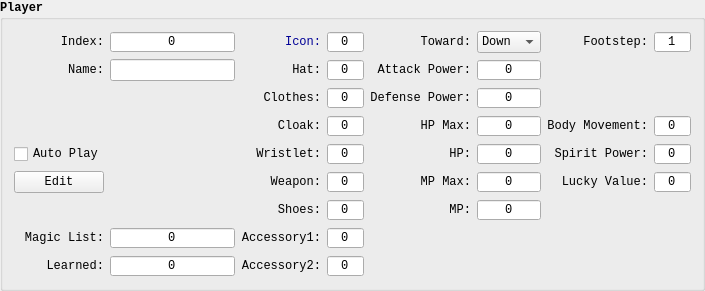
      <widget class="QGroupBox" name="playerBox">
       <property name="font">
        <font>
         <family>Consolas</family>
         <pointsize>9</pointsize>
         <bold>true</bold>
        </font>
       </property>
       <property name="contextMenuPolicy">
        <enum>Qt::CustomContextMenu</enum>
       </property>
       <property name="styleSheet">
        <string notr="true">#playerBox {
	color: rgb(0, 0, 150);
	font-weight: bold;
}</string>
       </property>
       <property name="title">
        <string>Player</string>
       </property>
       <layout class="QGridLayout" name="playerLayout">
        <item row="2" column="1" rowspan="4">
         <widget class="IconView" name="playerIconView" native="true">
          <property name="minimumSize">
           <size>
            <width>100</width>
            <height>100</height>
           </size>
          </property>
          <property name="maximumSize">
           <size>
            <width>100</width>
            <height>100</height>
           </size>
          </property>
          <property name="font">
           <font>
            <family>Consolas</family>
            <bold>false</bold>
           </font>
          </property>
         </widget>
        </item>
        <item row="5" column="8">
         <widget class="QLabel" name="playerLuckyValueLbl">
          <property name="font">
           <font>
            <family>Consolas</family>
            <pointsize>9</pointsize>
            <bold>false</bold>
           </font>
          </property>
          <property name="text">
           <string>Lucky Value:</string>
          </property>
          <property name="alignment">
           <set>Qt::AlignRight|Qt::AlignTrailing|Qt::AlignVCenter</set>
          </property>
         </widget>
        </item>
        <item row="6" column="3">
         <widget class="QSpinBox" name="playerShoes">
          <property name="font">
           <font>
            <family>Consolas</family>
            <pointsize>9</pointsize>
            <bold>false</bold>
           </font>
          </property>
          <property name="alignment">
           <set>Qt::AlignCenter</set>
          </property>
          <property name="buttonSymbols">
           <enum>QAbstractSpinBox::NoButtons</enum>
          </property>
         </widget>
        </item>
        <item row="4" column="2">
         <widget class="QLabel" name="playerWristletLbl">
          <property name="font">
           <font>
            <family>Consolas</family>
            <pointsize>9</pointsize>
            <bold>false</bold>
           </font>
          </property>
          <property name="text">
           <string>Wristlet:</string>
          </property>
          <property name="alignment">
           <set>Qt::AlignRight|Qt::AlignTrailing|Qt::AlignVCenter</set>
          </property>
         </widget>
        </item>
        <item row="1" column="5">
         <widget class="QSpinBox" name="playerAttackPower">
          <property name="font">
           <font>
            <family>Consolas</family>
            <pointsize>9</pointsize>
            <bold>false</bold>
           </font>
          </property>
          <property name="alignment">
           <set>Qt::AlignCenter</set>
          </property>
          <property name="buttonSymbols">
           <enum>QAbstractSpinBox::NoButtons</enum>
          </property>
          <property name="maximum">
           <number>9999</number>
          </property>
         </widget>
        </item>
        <item row="8" column="2">
         <widget class="QLabel" name="playerAccessory2Lbl">
          <property name="font">
           <font>
            <family>Consolas</family>
            <pointsize>9</pointsize>
            <bold>false</bold>
           </font>
          </property>
          <property name="text">
           <string>Accessory2:</string>
          </property>
          <property name="alignment">
           <set>Qt::AlignRight|Qt::AlignTrailing|Qt::AlignVCenter</set>
          </property>
         </widget>
        </item>
        <item row="0" column="2">
         <widget class="QLabel" name="playerIconLbl">
          <property name="font">
           <font>
            <family>Consolas</family>
            <pointsize>9</pointsize>
            <bold>false</bold>
           </font>
          </property>
          <property name="styleSheet">
           <string notr="true">QLabel{ color: rgb(0, 0, 150); }</string>
          </property>
          <property name="text">
           <string>Icon:</string>
          </property>
          <property name="alignment">
           <set>Qt::AlignRight|Qt::AlignTrailing|Qt::AlignVCenter</set>
          </property>
         </widget>
        </item>
        <item row="3" column="9">
         <widget class="QSpinBox" name="playerBodyMovement">
          <property name="font">
           <font>
            <family>Consolas</family>
            <pointsize>9</pointsize>
            <bold>false</bold>
           </font>
          </property>
          <property name="alignment">
           <set>Qt::AlignCenter</set>
          </property>
          <property name="buttonSymbols">
           <enum>QAbstractSpinBox::NoButtons</enum>
          </property>
          <property name="maximum">
           <number>255</number>
          </property>
         </widget>
        </item>
        <item row="7" column="3">
         <widget class="QSpinBox" name="playerAccessory1">
          <property name="font">
           <font>
            <family>Consolas</family>
            <pointsize>9</pointsize>
            <bold>false</bold>
           </font>
          </property>
          <property name="alignment">
           <set>Qt::AlignCenter</set>
          </property>
          <property name="buttonSymbols">
           <enum>QAbstractSpinBox::NoButtons</enum>
          </property>
         </widget>
        </item>
        <item row="7" column="2">
         <widget class="QLabel" name="playerAccessory1Lbl">
          <property name="font">
           <font>
            <family>Consolas</family>
            <pointsize>9</pointsize>
            <bold>false</bold>
           </font>
          </property>
          <property name="text">
           <string>Accessory1:</string>
          </property>
          <property name="alignment">
           <set>Qt::AlignRight|Qt::AlignTrailing|Qt::AlignVCenter</set>
          </property>
         </widget>
        </item>
        <item row="8" column="1">
         <widget class="QSpinBox" name="playerLearned">
          <property name="font">
           <font>
            <family>Consolas</family>
            <pointsize>9</pointsize>
            <bold>false</bold>
           </font>
          </property>
          <property name="alignment">
           <set>Qt::AlignCenter</set>
          </property>
          <property name="buttonSymbols">
           <enum>QAbstractSpinBox::NoButtons</enum>
          </property>
         </widget>
        </item>
        <item row="0" column="1">
         <widget class="QSpinBox" name="playerIdx">
          <property name="font">
           <font>
            <family>Consolas</family>
            <pointsize>9</pointsize>
            <bold>false</bold>
           </font>
          </property>
          <property name="alignment">
           <set>Qt::AlignCenter</set>
          </property>
          <property name="buttonSymbols">
           <enum>QAbstractSpinBox::NoButtons</enum>
          </property>
          <property name="maximum">
           <number>255</number>
          </property>
         </widget>
        </item>
        <item row="5" column="2">
         <widget class="QLabel" name="playerWeaponLbl">
          <property name="font">
           <font>
            <family>Consolas</family>
            <pointsize>9</pointsize>
            <bold>false</bold>
           </font>
          </property>
          <property name="text">
           <string>Weapon:</string>
          </property>
          <property name="alignment">
           <set>Qt::AlignRight|Qt::AlignTrailing|Qt::AlignVCenter</set>
          </property>
         </widget>
        </item>
        <item row="3" column="2">
         <widget class="QLabel" name="playerCloakLbl">
          <property name="font">
           <font>
            <family>Consolas</family>
            <pointsize>9</pointsize>
            <bold>false</bold>
           </font>
          </property>
          <property name="text">
           <string>Cloak:</string>
          </property>
          <property name="alignment">
           <set>Qt::AlignRight|Qt::AlignTrailing|Qt::AlignVCenter</set>
          </property>
         </widget>
        </item>
        <item row="4" column="9">
         <widget class="QSpinBox" name="playerSpiritPower">
          <property name="font">
           <font>
            <family>Consolas</family>
            <pointsize>9</pointsize>
            <bold>false</bold>
           </font>
          </property>
          <property name="alignment">
           <set>Qt::AlignCenter</set>
          </property>
          <property name="buttonSymbols">
           <enum>QAbstractSpinBox::NoButtons</enum>
          </property>
          <property name="maximum">
           <number>255</number>
          </property>
         </widget>
        </item>
        <item row="0" column="3">
         <widget class="QSpinBox" name="playerIcon">
          <property name="font">
           <font>
            <family>Consolas</family>
            <pointsize>9</pointsize>
            <bold>false</bold>
           </font>
          </property>
          <property name="alignment">
           <set>Qt::AlignCenter</set>
          </property>
          <property name="buttonSymbols">
           <enum>QAbstractSpinBox::NoButtons</enum>
          </property>
          <property name="maximum">
           <number>255</number>
          </property>
         </widget>
        </item>
        <item row="5" column="9">
         <widget class="QSpinBox" name="playerLuckyValue">
          <property name="font">
           <font>
            <family>Consolas</family>
            <pointsize>9</pointsize>
            <bold>false</bold>
           </font>
          </property>
          <property name="alignment">
           <set>Qt::AlignCenter</set>
          </property>
          <property name="buttonSymbols">
           <enum>QAbstractSpinBox::NoButtons</enum>
          </property>
          <property name="maximum">
           <number>255</number>
          </property>
         </widget>
        </item>
        <item row="1" column="3">
         <widget class="QSpinBox" name="playerHat">
          <property name="font">
           <font>
            <family>Consolas</family>
            <pointsize>9</pointsize>
            <bold>false</bold>
           </font>
          </property>
          <property name="alignment">
           <set>Qt::AlignCenter</set>
          </property>
          <property name="buttonSymbols">
           <enum>QAbstractSpinBox::NoButtons</enum>
          </property>
         </widget>
        </item>
        <item row="2" column="5">
         <widget class="QSpinBox" name="playerDefensePower">
          <property name="font">
           <font>
            <family>Consolas</family>
            <pointsize>9</pointsize>
            <bold>false</bold>
           </font>
          </property>
          <property name="alignment">
           <set>Qt::AlignCenter</set>
          </property>
          <property name="buttonSymbols">
           <enum>QAbstractSpinBox::NoButtons</enum>
          </property>
          <property name="maximum">
           <number>9999</number>
          </property>
         </widget>
        </item>
        <item row="0" column="0">
         <widget class="QLabel" name="playerIdxLbl">
          <property name="font">
           <font>
            <family>Consolas</family>
            <pointsize>9</pointsize>
            <bold>false</bold>
           </font>
          </property>
          <property name="text">
           <string>Index:</string>
          </property>
          <property name="alignment">
           <set>Qt::AlignRight|Qt::AlignTrailing|Qt::AlignVCenter</set>
          </property>
         </widget>
        </item>
        <item row="3" column="3">
         <widget class="QSpinBox" name="playerCloak">
          <property name="font">
           <font>
            <family>Consolas</family>
            <pointsize>9</pointsize>
            <bold>false</bold>
           </font>
          </property>
          <property name="alignment">
           <set>Qt::AlignCenter</set>
          </property>
          <property name="buttonSymbols">
           <enum>QAbstractSpinBox::NoButtons</enum>
          </property>
         </widget>
        </item>
        <item row="5" column="5">
         <widget class="QSpinBox" name="playerMpMax">
          <property name="font">
           <font>
            <family>Consolas</family>
            <pointsize>9</pointsize>
            <bold>false</bold>
           </font>
          </property>
          <property name="alignment">
           <set>Qt::AlignCenter</set>
          </property>
          <property name="buttonSymbols">
           <enum>QAbstractSpinBox::NoButtons</enum>
          </property>
          <property name="maximum">
           <number>999</number>
          </property>
         </widget>
        </item>
        <item row="4" column="3">
         <widget class="QSpinBox" name="playerWristlet">
          <property name="font">
           <font>
            <family>Consolas</family>
            <pointsize>9</pointsize>
            <bold>false</bold>
           </font>
          </property>
          <property name="alignment">
           <set>Qt::AlignCenter</set>
          </property>
          <property name="buttonSymbols">
           <enum>QAbstractSpinBox::NoButtons</enum>
          </property>
         </widget>
        </item>
        <item row="3" column="8">
         <widget class="QLabel" name="playerBodyMovementLbl">
          <property name="font">
           <font>
            <family>Consolas</family>
            <pointsize>9</pointsize>
            <bold>false</bold>
           </font>
          </property>
          <property name="text">
           <string>Body Movement:</string>
          </property>
          <property name="alignment">
           <set>Qt::AlignRight|Qt::AlignTrailing|Qt::AlignVCenter</set>
          </property>
         </widget>
        </item>
        <item row="2" column="3">
         <widget class="QSpinBox" name="playerClothes">
          <property name="font">
           <font>
            <family>Consolas</family>
            <pointsize>9</pointsize>
            <bold>false</bold>
           </font>
          </property>
          <property name="alignment">
           <set>Qt::AlignCenter</set>
          </property>
          <property name="buttonSymbols">
           <enum>QAbstractSpinBox::NoButtons</enum>
          </property>
         </widget>
        </item>
        <item row="4" column="5">
         <widget class="QSpinBox" name="playerHp">
          <property name="font">
           <font>
            <family>Consolas</family>
            <pointsize>9</pointsize>
            <bold>false</bold>
           </font>
          </property>
          <property name="alignment">
           <set>Qt::AlignCenter</set>
          </property>
          <property name="buttonSymbols">
           <enum>QAbstractSpinBox::NoButtons</enum>
          </property>
          <property name="maximum">
           <number>999</number>
          </property>
         </widget>
        </item>
        <item row="1" column="1">
         <widget class="QLineEdit" name="playerName">
          <property name="sizePolicy">
           <sizepolicy hsizetype="Minimum" vsizetype="Fixed">
            <horstretch>0</horstretch>
            <verstretch>0</verstretch>
           </sizepolicy>
          </property>
          <property name="font">
           <font>
            <family>Consolas</family>
            <pointsize>9</pointsize>
            <bold>false</bold>
           </font>
          </property>
          <property name="alignment">
           <set>Qt::AlignCenter</set>
          </property>
         </widget>
        </item>
        <item row="6" column="4">
         <widget class="QLabel" name="playerMpLbl">
          <property name="font">
           <font>
            <family>Consolas</family>
            <pointsize>9</pointsize>
            <bold>false</bold>
           </font>
          </property>
          <property name="text">
           <string>MP:</string>
          </property>
          <property name="alignment">
           <set>Qt::AlignRight|Qt::AlignTrailing|Qt::AlignVCenter</set>
          </property>
         </widget>
        </item>
        <item row="1" column="2">
         <widget class="QLabel" name="playerHatLbl">
          <property name="font">
           <font>
            <family>Consolas</family>
            <pointsize>9</pointsize>
            <bold>false</bold>
           </font>
          </property>
          <property name="text">
           <string>Hat:</string>
          </property>
          <property name="alignment">
           <set>Qt::AlignRight|Qt::AlignTrailing|Qt::AlignVCenter</set>
          </property>
         </widget>
        </item>
        <item row="5" column="3">
         <widget class="QSpinBox" name="playerWeapon">
          <property name="font">
           <font>
            <family>Consolas</family>
            <pointsize>9</pointsize>
            <bold>false</bold>
           </font>
          </property>
          <property name="alignment">
           <set>Qt::AlignCenter</set>
          </property>
          <property name="buttonSymbols">
           <enum>QAbstractSpinBox::NoButtons</enum>
          </property>
         </widget>
        </item>
        <item row="6" column="5">
         <widget class="QSpinBox" name="playerMp">
          <property name="font">
           <font>
            <family>Consolas</family>
            <pointsize>9</pointsize>
            <bold>false</bold>
           </font>
          </property>
          <property name="alignment">
           <set>Qt::AlignCenter</set>
          </property>
          <property name="buttonSymbols">
           <enum>QAbstractSpinBox::NoButtons</enum>
          </property>
          <property name="maximum">
           <number>999</number>
          </property>
         </widget>
        </item>
        <item row="7" column="1">
         <widget class="QSpinBox" name="playerMagicList">
          <property name="font">
           <font>
            <family>Consolas</family>
            <pointsize>9</pointsize>
            <bold>false</bold>
           </font>
          </property>
          <property name="alignment">
           <set>Qt::AlignCenter</set>
          </property>
          <property name="buttonSymbols">
           <enum>QAbstractSpinBox::NoButtons</enum>
          </property>
         </widget>
        </item>
        <item row="5" column="4">
         <widget class="QLabel" name="playerMpMaxLbl">
          <property name="font">
           <font>
            <family>Consolas</family>
            <pointsize>9</pointsize>
            <bold>false</bold>
           </font>
          </property>
          <property name="text">
           <string>MP Max:</string>
          </property>
          <property name="alignment">
           <set>Qt::AlignRight|Qt::AlignTrailing|Qt::AlignVCenter</set>
          </property>
         </widget>
        </item>
        <item row="1" column="0">
         <widget class="QLabel" name="playerNameLbl">
          <property name="font">
           <font>
            <family>Consolas</family>
            <pointsize>9</pointsize>
            <bold>false</bold>
           </font>
          </property>
          <property name="text">
           <string>Name:</string>
          </property>
          <property name="alignment">
           <set>Qt::AlignRight|Qt::AlignTrailing|Qt::AlignVCenter</set>
          </property>
         </widget>
        </item>
        <item row="3" column="4">
         <widget class="QLabel" name="playerHpMaxLbl">
          <property name="font">
           <font>
            <family>Consolas</family>
            <pointsize>9</pointsize>
            <bold>false</bold>
           </font>
          </property>
          <property name="text">
           <string>HP Max:</string>
          </property>
          <property name="alignment">
           <set>Qt::AlignRight|Qt::AlignTrailing|Qt::AlignVCenter</set>
          </property>
         </widget>
        </item>
        <item row="4" column="8">
         <widget class="QLabel" name="playerSpiritPowerLbl">
          <property name="font">
           <font>
            <family>Consolas</family>
            <pointsize>9</pointsize>
            <bold>false</bold>
           </font>
          </property>
          <property name="text">
           <string>Spirit Power:</string>
          </property>
          <property name="alignment">
           <set>Qt::AlignRight|Qt::AlignTrailing|Qt::AlignVCenter</set>
          </property>
         </widget>
        </item>
        <item row="8" column="0">
         <widget class="QLabel" name="playerLearnedLbl">
          <property name="font">
           <font>
            <family>Consolas</family>
            <pointsize>9</pointsize>
            <bold>false</bold>
           </font>
          </property>
          <property name="text">
           <string>Learned:</string>
          </property>
          <property name="alignment">
           <set>Qt::AlignRight|Qt::AlignTrailing|Qt::AlignVCenter</set>
          </property>
         </widget>
        </item>
        <item row="8" column="3">
         <widget class="QSpinBox" name="playerAccessory2">
          <property name="font">
           <font>
            <family>Consolas</family>
            <pointsize>9</pointsize>
            <bold>false</bold>
           </font>
          </property>
          <property name="alignment">
           <set>Qt::AlignCenter</set>
          </property>
          <property name="buttonSymbols">
           <enum>QAbstractSpinBox::NoButtons</enum>
          </property>
         </widget>
        </item>
        <item row="2" column="2">
         <widget class="QLabel" name="playerClothesLbl">
          <property name="font">
           <font>
            <family>Consolas</family>
            <pointsize>9</pointsize>
            <bold>false</bold>
           </font>
          </property>
          <property name="text">
           <string>Clothes:</string>
          </property>
          <property name="alignment">
           <set>Qt::AlignRight|Qt::AlignTrailing|Qt::AlignVCenter</set>
          </property>
         </widget>
        </item>
        <item row="2" column="4">
         <widget class="QLabel" name="playerDefensePowerLbl">
          <property name="font">
           <font>
            <family>Consolas</family>
            <pointsize>9</pointsize>
            <bold>false</bold>
           </font>
          </property>
          <property name="text">
           <string>Defense Power:</string>
          </property>
          <property name="alignment">
           <set>Qt::AlignRight|Qt::AlignTrailing|Qt::AlignVCenter</set>
          </property>
         </widget>
        </item>
        <item row="1" column="4">
         <widget class="QLabel" name="playerAttackPowerLbl">
          <property name="font">
           <font>
            <family>Consolas</family>
            <pointsize>9</pointsize>
            <bold>false</bold>
           </font>
          </property>
          <property name="text">
           <string>Attack Power:</string>
          </property>
          <property name="alignment">
           <set>Qt::AlignRight|Qt::AlignTrailing|Qt::AlignVCenter</set>
          </property>
         </widget>
        </item>
        <item row="6" column="2">
         <widget class="QLabel" name="playerShoesLbl">
          <property name="font">
           <font>
            <family>Consolas</family>
            <pointsize>9</pointsize>
            <bold>false</bold>
           </font>
          </property>
          <property name="text">
           <string>Shoes:</string>
          </property>
          <property name="alignment">
           <set>Qt::AlignRight|Qt::AlignTrailing|Qt::AlignVCenter</set>
          </property>
         </widget>
        </item>
        <item row="4" column="4">
         <widget class="QLabel" name="playerHpLbl">
          <property name="font">
           <font>
            <family>Consolas</family>
            <pointsize>9</pointsize>
            <bold>false</bold>
           </font>
          </property>
          <property name="text">
           <string>HP:</string>
          </property>
          <property name="alignment">
           <set>Qt::AlignRight|Qt::AlignTrailing|Qt::AlignVCenter</set>
          </property>
         </widget>
        </item>
        <item row="3" column="5">
         <widget class="QSpinBox" name="playerHpMax">
          <property name="font">
           <font>
            <family>Consolas</family>
            <pointsize>9</pointsize>
            <bold>false</bold>
           </font>
          </property>
          <property name="alignment">
           <set>Qt::AlignCenter</set>
          </property>
          <property name="buttonSymbols">
           <enum>QAbstractSpinBox::NoButtons</enum>
          </property>
          <property name="maximum">
           <number>999</number>
          </property>
         </widget>
        </item>
        <item row="7" column="0">
         <widget class="QLabel" name="playerMagicListLbl">
          <property name="font">
           <font>
            <family>Consolas</family>
            <pointsize>9</pointsize>
            <bold>false</bold>
           </font>
          </property>
          <property name="text">
           <string>Magic List:</string>
          </property>
          <property name="alignment">
           <set>Qt::AlignRight|Qt::AlignTrailing|Qt::AlignVCenter</set>
          </property>
         </widget>
        </item>
        <item row="0" column="4">
         <widget class="QLabel" name="playerTowardLbl">
          <property name="font">
           <font>
            <family>Consolas</family>
            <pointsize>9</pointsize>
            <bold>false</bold>
           </font>
          </property>
          <property name="text">
           <string>Toward:</string>
          </property>
          <property name="alignment">
           <set>Qt::AlignRight|Qt::AlignTrailing|Qt::AlignVCenter</set>
          </property>
         </widget>
        </item>
        <item row="0" column="5">
         <widget class="QComboBox" name="playerToward">
          <property name="font">
           <font>
            <family>Consolas</family>
            <pointsize>9</pointsize>
            <bold>false</bold>
           </font>
          </property>
          <property name="currentIndex">
           <number>2</number>
          </property>
          <item>
           <property name="text">
            <string>Up</string>
           </property>
          </item>
          <item>
           <property name="text">
            <string>Right</string>
           </property>
          </item>
          <item>
           <property name="text">
            <string>Down</string>
           </property>
          </item>
          <item>
           <property name="text">
            <string>Left</string>
           </property>
          </item>
         </widget>
        </item>
        <item row="0" column="8">
         <widget class="QLabel" name="playerFootstepLbl">
          <property name="font">
           <font>
            <family>Consolas</family>
            <pointsize>9</pointsize>
            <bold>false</bold>
           </font>
          </property>
          <property name="text">
           <string>Footstep:</string>
          </property>
          <property name="alignment">
           <set>Qt::AlignRight|Qt::AlignTrailing|Qt::AlignVCenter</set>
          </property>
         </widget>
        </item>
        <item row="0" column="9">
         <widget class="QSpinBox" name="playerFootstep">
          <property name="font">
           <font>
            <family>Consolas</family>
            <pointsize>9</pointsize>
            <bold>false</bold>
           </font>
          </property>
          <property name="alignment">
           <set>Qt::AlignCenter</set>
          </property>
          <property name="buttonSymbols">
           <enum>QAbstractSpinBox::NoButtons</enum>
          </property>
          <property name="minimum">
           <number>0</number>
          </property>
          <property name="maximum">
           <number>2</number>
          </property>
          <property name="value">
           <number>1</number>
          </property>
         </widget>
        </item>
        <item row="5" column="0">
         <widget class="QPushButton" name="editPlayerIcon">
          <property name="sizePolicy">
           <sizepolicy hsizetype="Minimum" vsizetype="Minimum">
            <horstretch>0</horstretch>
            <verstretch>0</verstretch>
           </sizepolicy>
          </property>
          <property name="font">
           <font>
            <family>Consolas</family>
            <pointsize>9</pointsize>
            <bold>false</bold>
           </font>
          </property>
          <property name="text">
           <string>Edit</string>
          </property>
         </widget>
        </item>
        <item row="4" column="0">
         <widget class="QCheckBox" name="playerAutoPlayChk">
          <property name="font">
           <font>
            <family>Consolas</family>
            <pointsize>9</pointsize>
            <bold>false</bold>
           </font>
          </property>
          <property name="text">
           <string>Auto Play</string>
          </property>
         </widget>
        </item>
       </layout>
      </widget>
